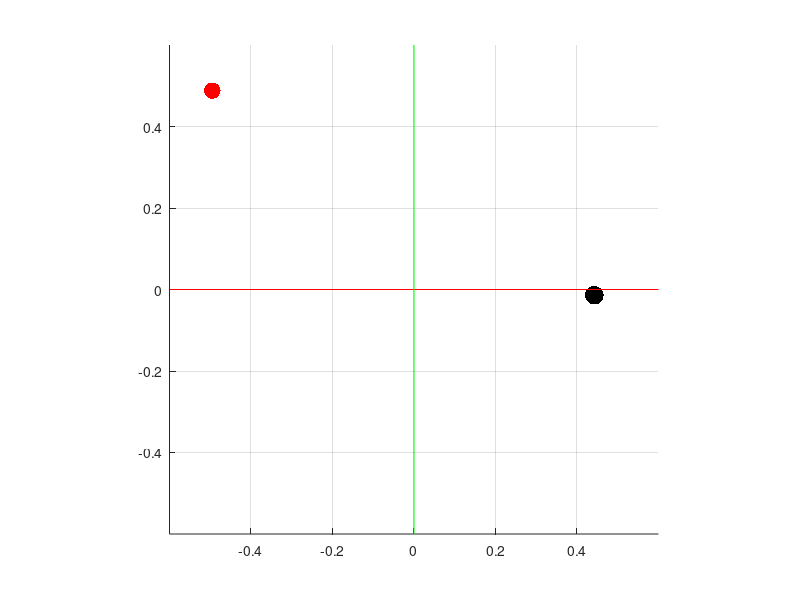

Here is the MATLAB script that generated this plot: (Note: this script raises an error after producing the figure.)
clear all; close all; clc;
%%

%% SPAWN GOAL CONFIGURATION AND ROBOT POSITION. RANDOMLY IN THE WORKSPACE. 

%Define workspace limits. All in metres. 
xrange = [-0.5, 0.5];
yrange = [-0.5, 0.5];

%global variables.
global cm num_modes ng nd xg xr sig delta_t conf_thresh conf_max num_samples alpha_max sparsity_factor amp_sparsity_factor kappa projection_time;

%workspace parameters
max_ng = 1;
ng = datasample(1:max_ng, 1); %spawn random number of goals. Maximum number is 6. At least 2
nd = 2; %num of dimensions. by definition R^2
cm = {1,2}; %only control mode settings. 1D modes. 
num_modes = length(cm); %or 1 depending on whether the modes are [x, y] or [{x,y}]
init_mode_index = datasample(1:num_modes, 1);

%spawn random goals and random robot positions
xg = [rand(1,ng)*range(xrange) + xrange(1); rand(1,ng)*range(yrange) + yrange(1)]; %random goal positions. These will be treated as fixed parameters.
xr = [rand(1,1)*range(xrange) + xrange(1); rand(1,1)*range(yrange) + yrange(1)];
xr_true = xr; %store away random  robot position in a variable for reuse.

%human parameters
sparsity_factor = rand/8; %how often would the human control command be zero.
amp_sparsity_factor = rand/8; % how often the amplitude wiull be less that maximum. 
kappa = 20.0; % concentration paarameter for vonMisesFisher distribution
fprintf('The sparsity and amp factor are %f, %f\n', sparsity_factor, amp_sparsity_factor);

intended_mode_switch_action_to_interface_action_error_rate = 0.0; %capture the error that can happen due to lack of skill
mode_error_rate = 0.0; %rate at which a correct mode switch gets disrupted. 

%% Projection paramaters
projection_time = 4;
delta_t = 0.1; %For compute projections.
num_samples = 5;

%% simulation params
mode_comp_timesteps = 5; %time step gap between optimal mode computation. delta_t*mode_comp_timesteps is the time in seconds
exit_threshold = 0.02;
total_time_steps = 120; %with delta_t of 0.1, this amounts to 10 seconds. We will assume that "mode switches" don't take time. 

%%

%arbitrartion function parameters - Fixed parameters for shared control. 
conf_thresh = (1.05/ng);
conf_max = (1.1/ng);
alpha_max = 0.7;

%% PLOT GOALS AND CURRENT ROBOT POSITION. 
% 
figure;
scatter(xg(1,1:ng), xg(2,1:ng), 180, 'k', 'filled'); grid on; hold on;
scatter(xr(1), xr(2), 140, 'r', 'filled');
offset = [-0.1, 0.1];
line(xrange+offset, [0,0], 'Color', 'r'); %draw x and y axes.
line([0,0], yrange+offset, 'Color', 'g');
axis([xrange + offset, yrange + offset]);
axis square;


%% generate random user goal index. change color to magenta. 
random_goal_index = randsample(ng, 1); 
random_goal = xg(:, random_goal_index);

%% %% USING MAX POTENTIAL AS BASE LINE
%variables to hold simulation data for MAX POTENTIAL
pgs_POT = zeros(ng, total_time_steps); %goal probabilities
optimal_modes_POT = zeros(total_time_steps-1, 1); %optimal modes. 
alpha_POT = zeros(total_time_steps-1, 1); %alpha values
uh_POT = zeros(nd, total_time_steps-1);
ur_POT = zeros(nd, total_time_steps-1);
blend_vel_POT = zeros(nd, total_time_steps-1);
curr_goal_POT = zeros(total_time_steps-1, 1); %current goal inference
traj_POT = zeros(nd, total_time_steps); %trajectory
traj_POT(:, 1) = xr; %initialize first data point of trajetcory
pgs_POT(:, 1) = (1/ng)*ones(ng, 1);%uniform probability to start off with. This is the true pg distribution during the course of the trajectory

current_optimal_mode_POT_index = init_mode_index;
current_optimal_mode_POT = cm{current_optimal_mode_POT_index};

for i=1:total_time_steps-1
    %compute the optimal mode. store it away. 
    if norm(traj_POT(:, i) - random_goal)/norm(traj_POT(:, 1)- random_goal) < exit_threshold
        fprintf('Within 10 percent of the original separation from goal. Stopping simulation\n');
        break;
    end
    curr_goal_index_POT = 1;
    curr_goal_POT(i) = curr_goal_index_POT;
    if mod(i-1, mode_comp_timesteps) == 0
        current_optimal_mode_POT_index = compute_optimal_mode_POT_R2(xg(:, curr_goal_index_POT), xr_true); 
        if length(current_optimal_mode_POT_index) > 1 %when there are equivalent modes. 
            current_optimal_mode_POT = cm{current_optimal_mode_POT_index(1)}; %pick the first one. 
            current_optimal_mode_POT_index = current_optimal_mode_POT_index(1); %update the index. 
        else
            if current_optimal_mode_POT_index ~= -1 %if -1, don't change any mode. keep previous node. So no need to update
                current_optimal_mode_POT = cm{current_optimal_mode_POT_index}; 
            end
        end
    end
    %gotta determine uh. Assumes human is executes the "straightest
    %possible motion in the current mode towards the specified goal". 
    uh = generate_full_uh(random_goal, xr); %noisy uh. Change gaussian sigma in the generate_full_uh accordingly. 
    zero_dim = setdiff(1:nd,current_optimal_mode_POT); %zero out the nonavailable control modes. 
    for jj=1:length(zero_dim)
        uh(zero_dim(jj)) = 0;   
    end
    %normalize
    if norm(uh) > 0.2
        uh = 0.2*(uh./(norm(uh) + realmin));
    end
%     if rand < amp_sparsity_factor
%         uh = rand*uh;
%     end
    %human and robot control commands and belnding
%     ur = generate_autonomy(curr_goal_index_POT); %pfield autonomy command in full 2D space towards what it thinks is the current goal
%     alpha_POT(i) = alpha_from_confidence(pgs_POT(curr_goal_index_POT, i)); %linear belnding param
%     blend_vel = (1-alpha_POT(i))*uh + alpha_POT(i)*ur; %blended vel
%     blend_vel = uh;
    uh_POT(:, i) = uh; 
%     ur_POT(:, i) = ur; 
%     blend_vel_POT(:, i) = blend_vel;
%     if strcmp(intent_type, 'dft')
%         pgs_POT(:, i+1) = compute_p_of_g_dft_R2(uh, xr, pgs_POT(:, i));
%     elseif strcmp(intent_type, 'bayes')
%         pgs_POT(:, i+1) = compute_bayes_R2(uh, xr, pgs_POT(:, i));
% %         pgs_POT(:, i+1) = compute_bayes_n_R2(uh_POT(:, max(1, i-hist_length+1):i), xr, pgs_POT(:,i));
%     elseif strcmp(intent_type, 'conf')
%         pgs_POT(:, i+1) = compute_conf_R2(uh, xr);
%     end
    xr = sim_kinematics_R2(xr, uh); %forward simulate kinematics with blending. 
    traj_POT(:, i+1) = xr;
    optimal_modes_POT(i) = current_optimal_mode_POT_index;
end

%% PLOT TRAJECTORIES
hold on; 
scatter(traj_POT(1, :)', traj_POT(2, :)', 'k', 'filled');

%% generate u_h
function uh = generate_full_uh(xg, xr) %full unnomralized uh
    global nd sparsity_factor kappa;
    mu = xg - xr;
    if ~any(mu)
        uh = zeros(nd, 1);
    else
        uh = randvonMisesFisherm(nd, 1, kappa, mu);
    end
   
    %add sparsity
    if rand < sparsity_factor
        uh = zeros(nd, 1);
    end
    
end



%%
function [ best_mode ] = compute_optimal_mode_POT_R2(xg, xr_true)
    global cm nd xr;
    Pk = zeros(nd, 1);
    Pcm = zeros(length(cm), 1); % Fractional Potnetial for each mode. 
    for i=1:nd
        Pk(i) = abs((xg(i) - xr(i))/(xg(i) - xr_true(i))); %Fractional potential. 
    end
    for i=1:length(cm)
        Pcm(i) = sum(Pk(cm{i}));
    end
    best_mode = compute_best_mode(Pcm);
end
